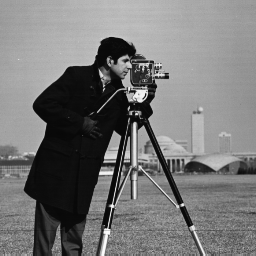
%> input picture Digital_Image_Processing-main/Lab 2/cameraman.tif, 256 x 256 px
$ octave Task1d.m   (GNU Octave 9; MATLAB toolbox functions it lacks are replaced by stand-ins)
%> lines starting %> are read from the running program, lines starting %| are printed output that depends on the picture
I=imread('cameraman.tif');
%> I is the input picture: size 256x256 uint8; min 7, max 253, mean 118.7
I1=double(I)/255;
c1=1;
c2=2;
I4=c2*log(1+(I1));
r1=5.0;
r2=0.2;
I2=c1*(I1^r1);
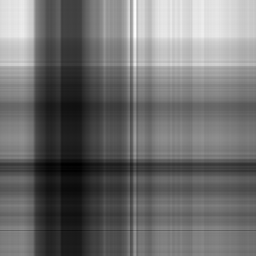
%> I2: size 256x256 double; min 21716022.7, max 176413339, mean 88968582.4; drawn with min black and max white
I3=c1*(I1^r2);

figure,
subplot(2,2,1),
imshow(I);
subplot(2,2,2),
imshow(I4);
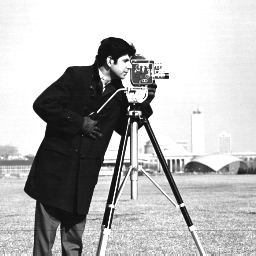
%> displayed picture: size 256x256, on the screen's scale of 0 to 255; min 14, max 255, mean 183.1
subplot(2,2,3),
imshow(I2);
subplot(2,2,4),
imshow(I3);
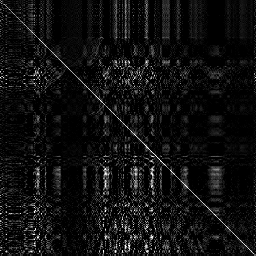
%> displayed picture: size 256x256, on the screen's scale of 0 to 255; min 0, max 255, mean 15.9
